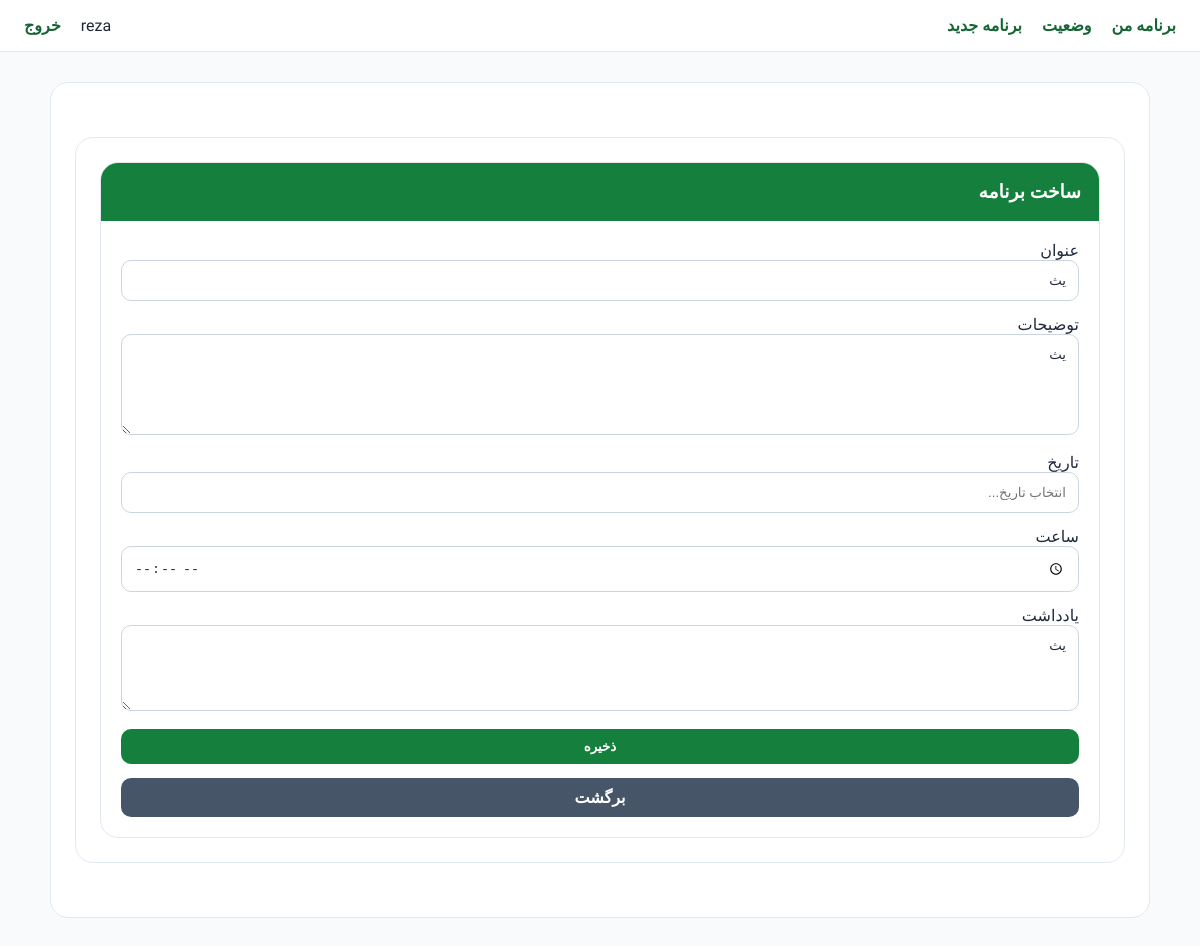
The page /plans/9/edit/ (signed in) on the database its author committed.
### users/models.py (models this page shows, shortened)
class Plan(models.Model):
    title = models.CharField(max_length=250)
    description = models.TextField(blank=True)#You can leave it blank.
    created_by = models.ForeignKey(User, on_delete=models.CASCADE)
    plan_date = models.DateField()
    plan_time = models.TimeField(null=True, blank=True)# You can also not use time.
    created_at = models.DateTimeField(auto_now_add=True)
    updated_at = models.DateTimeField(auto_now=True)
    completed = models.BooleanField(default=False)
    result_note = models.TextField(blank=True, help_text="یادداشت کاربر در مورد نحوه انجام کار")

### users/views.py (the view)
# urls.py: path('plans/<int:pk>/edit/', views.PlanUpdateView.as_view(), name='plan_update'),
class PlanUpdateView(LoginRequiredMixin, UpdateView):
    model = Plan
    form_class = PlanForm
    template_name = 'plan_form.html'
    success_url = reverse_lazy('plan_list')
    def get_queryset(self):
        return Plan.objects.filter(created_by=self.request.user)

### users/templates/plan_form.html (shortened to what this page needs)
{% extends 'base.html' %}
{% block content %}
<div class="container">
    <div class="row justify-content-center">
        <div class="col-md-6">
            <div class="card shadow-lg">
                <div class="card-header">
                    <h3>
                         ساخت برنامه
                    </h3>
                </div>
                <div class="card-body">
                    <form method="post">
                        {% for field in form %}
                        <div class="mb-3">
                            <label
                            for="{{ field.id_for_label }}"
                            class="form-label">
                                {{ field.label }}
                            </label>
                            {{ field }}
                        </div>
                        {% endfor %}
                        <button
                        type="submit"
                        class="btn btn-success">
                             ذخیره
                        </button>
                        <a
                        href="{% url 'plan_list' %}"
                        class="btn btn-secondary">
                             برگشت
                        </a>
                    </form>
                </div>
            </div>
        </div>
    </div>
</div>
<link rel="stylesheet"
href="https://cdn.jsdelivr.net/npm/persian-datepicker@1.2.0/dist/css/persian-datepicker.min.css">
{% endblock %}

### users/templates/base.html (shortened to what this page needs)
<!DOCTYPE html>
<html lang="fa" dir="rtl">
<head>
    {% load static %}
    <link rel="stylesheet" href="{% static 'css/style.css' %}">
</head>
<body>
    <nav>
        <a href="{% url 'plan_list' %}">برنامه من</a>
        <a href="{% url 'dashboard' %}">وضعیت</a>
        <a href="{% url 'plan_create' %}">برنامه جدید</a>
        {% if user.is_authenticated %}
            <span style="margin-right:auto;">{{ user.username }}</span>
            <a href="{% url 'logout' %}">خروج</a>
        {% else %}
            <a href="{% url 'login' %}">ورود</a>
        {% endif %}
    </nav>
    <div class="container">
        {% block content %}{% endblock %}
    </div>
</body>
</html>

### users/static/css/style.css (style rules this page uses)
* { margin:0; padding:0; box-sizing:border-box; }
body { font-family:'Vazirmatn',sans-serif; background:#f8fafc; color:#1e293b; min-height:100vh; }
nav { background:#ffffff; padding:16px 24px; display:flex; gap:20px; align-items:center; border-bottom:1px solid #e2e8f0; }
nav a { color:#166534; text-decoration:none; font-weight:600; }
.container { max-width:1100px; margin:30px auto; padding:24px; background:#ffffff; border-radius:18px; border:1px solid #e2e8f0; }
.btn { display:inline-block; padding:10px 18px; border:none; border-radius:10px; text-decoration:none; cursor:pointer; font-weight:600; background:#15803d; color:#fff; }
.btn-secondary { background:#475569; color:#fff; text-align: center; }
form { display:flex; flex-direction:column; gap:14px; }
input, textarea, select { width:100%; padding:12px; border:1px solid #cbd5e1; border-radius:10px; background:#fff; color:#1e293b; outline:none; }
.card { background:#fff; border:1px solid #e2e8f0; border-radius:18px; overflow:hidden; }
.card-header { background:#15803d; color:#fff; padding:18px; }
.card-body { padding:20px; }

### rows shown on the page
Plan: form "یث" "یث" "یث"

### other values the page prints
{{ user.username }} "reza"
{{ field.label }} "عنوان" "توضیحات" "تاریخ" "ساعت" "یادداشت"
